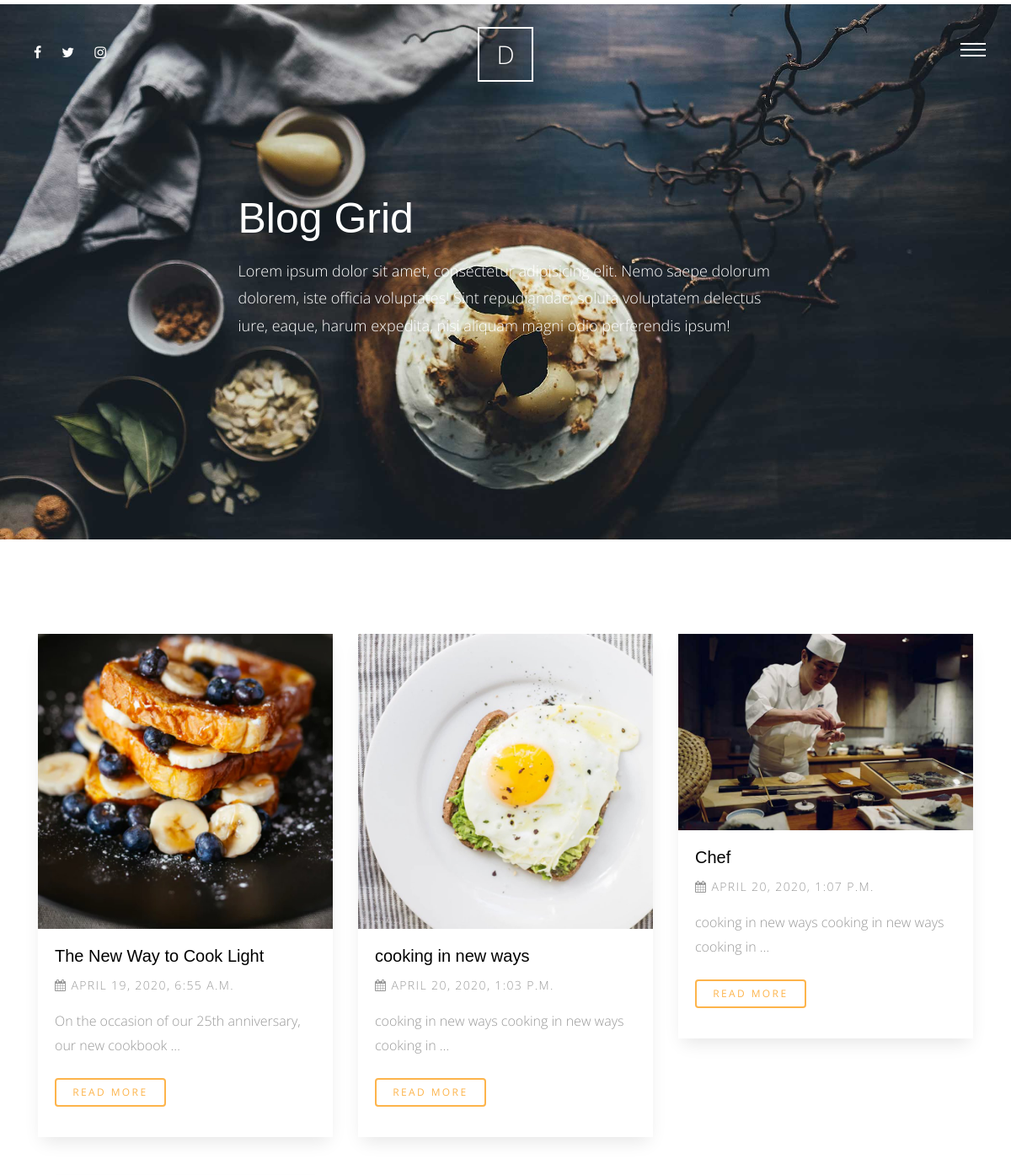
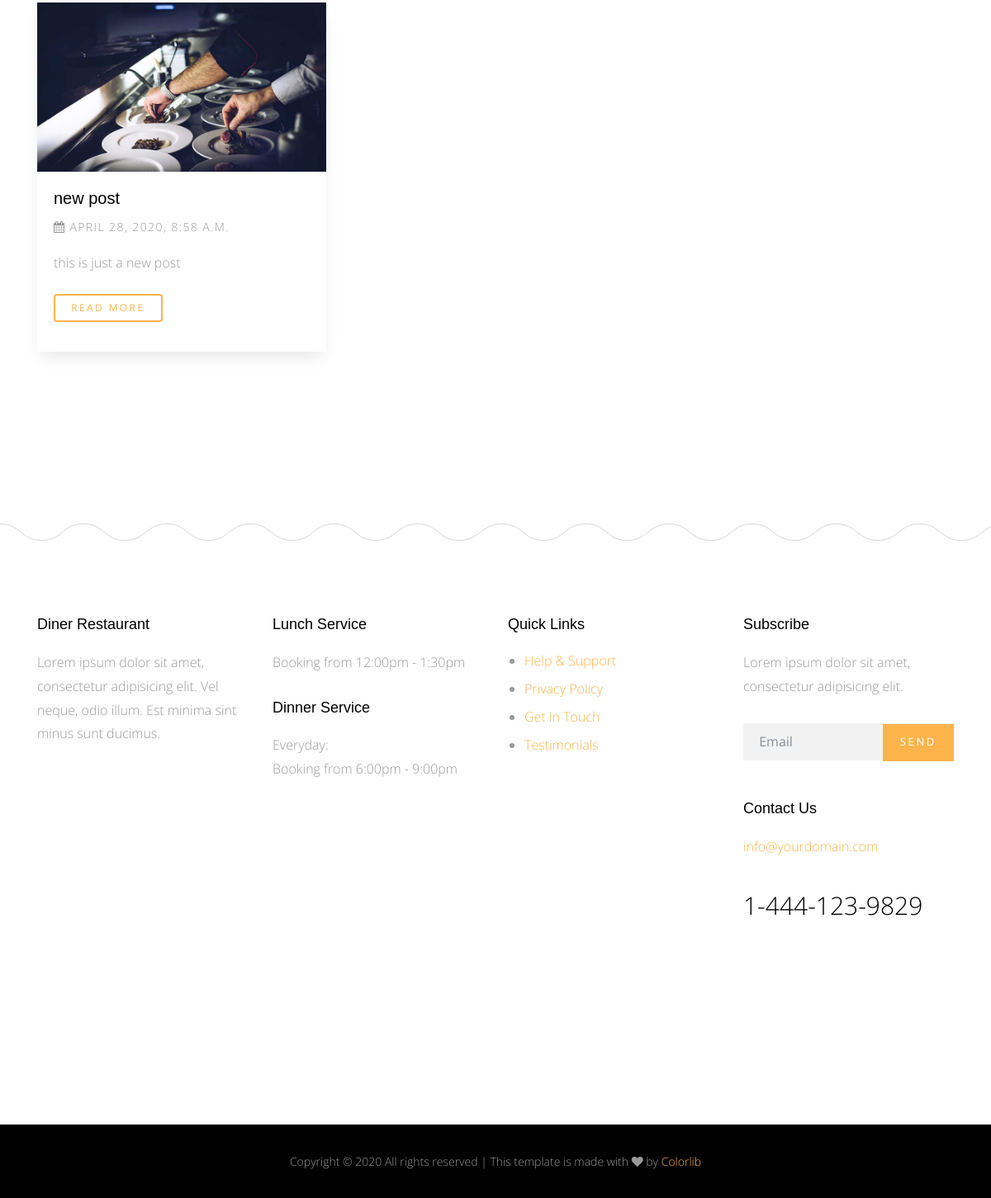
Screenshot of /blog/ with the database file from the repository (2 pictures, top to bottom).
### blog/models.py (models this page shows)
class Post(models.Model):
    title = models.CharField(max_length=50)
    content = models.TextField()
    auther = models.ForeignKey(User, on_delete=models.CASCADE)
    created = models.DateTimeField(default=timezone.now)
    image = models.ImageField(upload_to='blog/', blank=True, null=True)
    category = models.ForeignKey(
        'Category', null=True, on_delete=models.SET_NULL)
    tags = TaggableManager(blank=True)
    class Meta:
        verbose_name = 'post'
        verbose_name_plural = 'posts'
    def __str__(self):
        return self.title

### blog/views.py (the view)
# urls.py: path('',views.post_list, name='post_list'),
def post_list(request):
    post_list = Post.objects.all()
    search_query = request.GET.get('q')
    if search_query:
        post_list = post_list.filter(
            Q(title__icontains = search_query) |
            Q(content__icontains = search_query) |
            Q(tags__name__icontains = search_query)
        ).distinct()
    paginator = Paginator(post_list, 5) # Show no. of contacts per page.
    page = request.GET.get('page')
    post_list = paginator.get_page(page)
    context = {
        'post_list': post_list,
    }
    return render(request, 'Post/post_list.html', context)

### blog/templates/Post/post_list.html (shortened to what this page needs)
{% extends 'base.html'%} {% load static %} {% block body%}
<div class="main-wrap">
    <div class="cover_1 cover_sm">
        <div class="img_bg" style="background-image: url({% static 'site_static/img/slider-1.jpg' %});" data-stellar-background-ratio="0.5">
            <div class="container">
                <div class="row align-items-center justify-content-center">
                    <div class="col-md-7" data-aos="fade-up">
                        <h2 class="heading">Blog Grid</h2>
                        <p class="lead">Lorem ipsum dolor sit amet, consectetur adipisicing elit. Nemo saepe dolorum dolorem, iste officia voluptates! Sint repudiandae, soluta voluptatem delectus iure, eaque, harum expedita, nisi aliquam magni odio perferendis ipsum!</p>
                    </div>
                </div>
            </div>
        </div>
    </div>
    <div class="section">
        <div class="container">
            <div class="row mb-5">
                {% for post in post_list%}
                <div class="col-md-4">
                    <div class="media d-block media-bg-white mb-5" data-aos="fade-up" data-aos-delay="400">
                        <figure>
                            <a href="{% url 'blog:post_detail' post.id %}"><img src="{{post.image.url}}" alt="Image placeholder" class="img-fluid"></a>
                        </figure>
                        <div class="media-body">
                            <h3><a href="{% url 'blog:post_detail' post.id %}">{{post}}</a></h3>
                            <p class="post-meta"><span><span class="fa fa-calendar"></span> {{post.created}}</span>
                            </p>
                            <p class="mb-4">{{post.content|truncatewords:10}}</p>
                            <p><a href="{% url 'blog:post_detail' post.id %}" class="btn btn-primary btn-outline-primary btn-sm">Read More</a></p>
                        </div>
                    </div>
                </div>
                {% endfor %}
            </div>
        </div>
    </div>
</div>
{% endblock %}

### templates/base.html (shortened to what this page needs)
{% load static%}
<!doctype html>
<html lang="en">
<head>
    <link rel="stylesheet" href="{% static 'site_static/css/bootstrap.css' %}">
    <link rel="stylesheet" href="{% static 'site_static/css/animate.css' %}">
    <link rel="stylesheet" href="{% static 'site_static/css/owl.carousel.min.css' %}">
    <link rel="stylesheet" href="{% static 'site_static/css/magnific-popup.css' %}">
    <link rel="stylesheet" href="{% static 'site_static/css/aos.css' %}">
    <link rel="stylesheet" href="{% static 'site_static/css/bootstrap-datepicker.css' %}">
    <link rel="stylesheet" href="{% static 'site_static/css/jquery.timepicker.css' %}">
    <link rel="stylesheet" href="{% static 'site_static/fonts/ionicons/css/ionicons.min.css' %}">
    <link rel="stylesheet" href="{% static 'site_static/fonts/fontawesome/css/font-awesome.min.css' %}">
    <link rel="stylesheet" href="{% static 'site_static/fonts/flaticon/font/flaticon.css' %}">
    <link rel="stylesheet" href="{% static 'site_static/css/style.css' %}">
</head>
<body>
    <div class="site-wrap">
        <header class="site-header">
            <div class="row align-items-center">
                <div class="col-5 col-md-3">
                    <ul class="list-unstyled social">
                        <li><a href="#"><span class="fa fa-facebook"></span></a></li>
                        <li><a href="#"><span class="fa fa-twitter"></span></a></li>
                        <li><a href="#"><span class="fa fa-instagram"></span></a></li>
                    </ul>
                </div>
                <div class="col-2 col-md-6 text-center">
                    <a href="index.html" class="site-logo">D</a>
                </div>
                <div class="col-5 col-md-3 text-right menu-burger-wrap">
                    <a href="#" class="site-nav-toggle js-site-nav-toggle"><i></i></a>
                </div>
            </div>
        </header>
        {% block body%} {% endblock body %}
        <footer>
            <div class="site-footer">
                <div class="container">
                    <div class="row small-gutters mb-5">
                        <div class="col-md-6 col-lg-3 mb-5" data-aos="fade" data-aos-delay="100">
                            <div class="footer-widget">
                                <h3>Diner Restaurant</h3>
                                <p>Lorem ipsum dolor sit amet, consectetur adipisicing elit. Vel neque, odio illum. Est minima sint minus sunt ducimus.</p>
                            </div>
                        </div>
                        <div class="col-md-6 col-lg-3 mb-5" data-aos="fade" data-aos-delay="200">
                            <div class="footer-widget">
                                <h3>Lunch Service</h3>
                                <p>Booking from 12:00pm - 1:30pm</p>
                                <h3>Dinner Service</h3>
                                <p>Everyday: <br> Booking from 6:00pm - 9:00pm</p>
                            </div>
                        </div>
                        <div class="col-md-6 col-lg-3 mb-5" data-aos="fade" data-aos-delay="300">
                            <div class="footer-widget">
                                <h3>Quick Links</h3>
                                <ul>
                                    <li><a href="#">Help &amp; Support</a></li>
                                    <li><a href="#">Privacy Policy</a></li>
                                    <li><a href="#">Get in Touch</a></li>
                                    <li><a href="#">Testimonials</a></li>
                                </ul>
                            </div>
                        </div>
                        <div class="col-md-6 col-lg-3 mb-5" data-aos="fade" data-aos-delay="400">
                            <div class="footer-widget footer-contact-widget">
                                <h3>Subscribe</h3>
                                <p>Lorem ipsum dolor sit amet, consectetur adipisicing elit.</p>
                                <form action="" class="form-subscribe mb-5">
                                    <div class="form-group form-field">
                                        <input type="submit" value="Send" class="btn btn-primary">
                                        <input type="text" class="form-control" placeholder="Email">
                                    </div>
                                </form>
                                <h3>Contact Us</h3>
                                <p class="contact-email">info@yourdomain.com</p>
                                <p class="contact-phone">1-444-123-9829</p>
                            </div>
                        </div>
                    </div>
                </div>
            </div>
        </footer>
        <div class="site-footer-copyright">
            <div class="container">
                <div class="row">
                    <p class="footer-text col-md-12">
                        Copyright &copy;
                         All rights reserved | This template is made with <i class="fa fa-heart" aria-hidden="true"></i> by <a href="https://colorlib.com" target="_blank">Colorlib</a>
                    </p>
                </div>
            </div>
        </div>
    </div>
</body>
</html>

### static/site_static/css/style.css (style rules this page uses)
html { overflow-x: hidden; }
body { background: #fff; font-family: "Open Sans", cursive; font-size: 16px; line-height: 1.8; font-weight: 300; color: #999999; }
a { -webkit-transition: .3s all ease; -o-transition: .3s all ease; transition: .3s all ease; text-decoration: none; }
h1, h2, h3, h4, h5 { color: #000; font-family: "Playfair Display", Arial, sans-serif; }
h1 a, h2 a, h3 a, h4 a, h5 a { color: #000; }
.btn, .form-control { outline: none; }
.btn { font-size: 13px; text-transform: uppercase; letter-spacing: .2em; }
.btn.btn-primary { color: #fff; border-width: 2px; }
.btn.btn-sm { font-size: 12px; }
.btn.btn-outline-primary { border-width: 2px; color: #fdb44b; }
.site-header { padding: 3em 30px; position: absolute; top: 0; z-index: 100; width: 100%; }
.site-header .site-logo { line-height: 0; padding: 10px 20px; border: 2px solid #fff; color: #fff; font-size: 30px; }
.site-header .social li { display: inline-block; }
.site-header .social li a { color: #fff; padding: 0 10px; }
.media h3 { font-size: 20px; margin-bottom: 10px; }
.media .post-meta { font-size: 14px; letter-spacing: .1em; text-transform: uppercase; }
.media.media-bg-white { -webkit-box-shadow: 0 10px 20px -5px rgba(0, 0, 0, 0.1); box-shadow: 0 10px 20px -5px rgba(0, 0, 0, 0.1); }
.media.media-bg-white figure { margin-bottom: 0; }
.media.media-bg-white .media-body { padding: 20px; background: #fff; }
.site-footer { background: url("../img/curve_line.svg") repeat-x top left; padding: 7em 0; }
.site-footer .footer-widget h3 { font-size: 18px; margin-bottom: 20px; }
.site-footer .footer-widget p { margin-bottom: 30px; }
.site-footer .footer-widget ul { padding-left: 20px; }
.site-footer .footer-widget ul li { line-height: 1.5; margin-bottom: 10px; }
.site-footer-copyright { background: #000; padding: 2em 0; text-align: center; }
.site-footer-copyright p { font-size: 14px; }
.site-footer-copyright p:last-child { margin-bottom: 0; }
.footer-contact-widget .contact-email { color: #fdb44b; }
.footer-contact-widget .contact-phone { font-size: 30px; color: #000; }
.lead { font-size: 16px; }
.form-subscribe .form-group { position: relative; }
.form-subscribe .form-group input[type="email"], .form-subscribe .form-group input[type="text"] { -webkit-box-shadow: none !important; box-shadow: none !important; background: #f2f2f2; border: none; border-radius: 0 !important; padding-right: 100px; }
.form-subscribe .form-group input[type="submit"] { position: absolute; right: 0; top: 1px; border-radius: 0 !important; outline: none; -webkit-box-shadow: none !important; box-shadow: none !important; }
.menu-burger-wrap { position: relative; }
.site-nav-toggle { width: 30px; height: 30px; cursor: pointer; text-decoration: none; position: relative; top: -15px; z-index: 21; display: block !important; float: right; right: 0; display: none; border-bottom: none !important; }
.site-nav-toggle i { position: relative; display: -moz-inline-stack; display: inline-block; zoom: 1; *display: inline; width: 30px; height: 2px; font: bold 14px/.4 Helvetica; text-transform: uppercase; text-indent: -55px; background: #fff; -webkit-transition: all .2s ease-out; -o-transition: all .2s ease-out; transition: all .2s ease-out; }
.site-nav-toggle i:before, .site-nav-toggle i:after { content: ''; width: 30px; height: 2px; background: #fff; position: absolute; left: 0; -webkit-transition: 0.2s; -o-transition: 0.2s; transition: 0.2s; }
.site-nav-toggle i:before { top: -7px; }
.site-nav-toggle i:after { bottom: -7px; }
.section { padding: 7em 0; }
.cover_1 { position: relative; }
.cover_1 .lead { color: #fff; font-size: 18px; }
.cover_1 .img_bg { background-repeat: no-repeat; background-size: cover !important; background-position: center center; }
.cover_1 .img_bg, .cover_1 .img_bg>.container>.row { min-height: 700px; height: 100vh; }
.cover_1.cover_sm .img_bg, .cover_1.cover_sm .img_bg>.container>.row { min-height: 600px; height: 80vh; }
.cover_1 .heading { color: white; font-weight: 300; font-size: 30px; line-height: 1.5; }
@media (min-width: 768px) { .cover_1 .heading { font-size: 50px; line-height: 1.5; } }
.small-gutters { margin-right: -15px; margin-left: -15px; }
.small-gutters>[class*="col-"] { padding-right: 15px; padding-left: 15px; }

### rows the page displays
Post: image (picture), title "The New Way to Cook Light", created "APRIL 19, 2020, 6:55 A.M.", content "On the occasion of our 25th anniversary, our new cookbook …"
Post: image (picture), title "cooking in new ways", created "APRIL 20, 2020, 1:03 P.M.", content "cooking in new ways cooking in new ways cooking in …"
Post: image (picture), title "Chef", created "APRIL 20, 2020, 1:07 P.M.", content "cooking in new ways cooking in new ways cooking in …"
Post: image (picture), title "new post", created "APRIL 28, 2020, 8:58 A.M.", content "this is just a new post"
